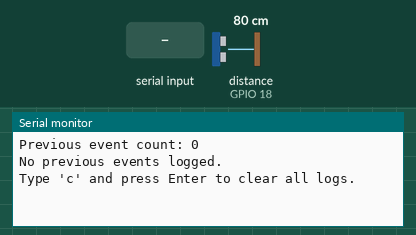
Bench run of a sketch on a simulated ESP32. Parts: the last lines printed to the serial monitor. Wiring (inferred from the names in the program): ultrasonic range finder: trigger GPIO 5; echo GPIO 18. The test bench sets the inputs (shaded band); at power-on: distance to the obstacle (sensor on GPIO 18) 80 cm. The echo pulse lasts 58.3 µs per cm; EEPROM starts erased.

Above: at 1.2 s.
1.3 s: distance to the obstacle (sensor on GPIO 18) set to 2 cm
At 1.8 s:
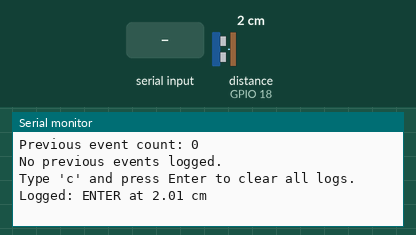
2.9 s: "c" received over Serial
At 4.2 s:
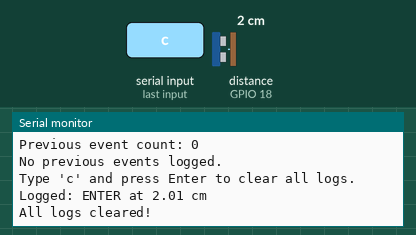
4.5 s: distance to the obstacle (sensor on GPIO 18) set to 35 cm
At 6.0 s:
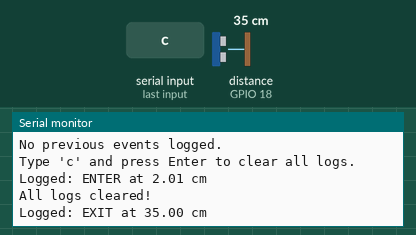

Measured:
- after the input at 1.3 s, the serial monitor: prints a new line after 0.14 s (image 1)
- after the input at 2.9 s, the serial monitor: prints a new line after 0.15 s (image 2)
- after the input at 4.5 s, the serial monitor: prints a new line after 0.16 s (image 3)

The sketch:

Utrasonic_sensor_with_Internal_flash.ino
```cpp
#include <Arduino.h>
#include <Preferences.h>

#define TRIG_PIN 5
#define ECHO_PIN 18
#define THRESHOLD 20.0  // cm threshold for ENTER/EXIT
#define MAX_EVENTS 50

Preferences prefs;

enum ObjectState { OUTSIDE,
                   INSIDE };
ObjectState lastState = OUTSIDE;

int eventCount = 0;
long duration;
float distance;

void setup() {
  Serial.begin(115200);
  pinMode(TRIG_PIN, OUTPUT);
  pinMode(ECHO_PIN, INPUT);

  prefs.begin("ultrasonic", false);

  // Load previous events
  eventCount = prefs.getInt("eventCount", 0);
  Serial.printf("Previous event count: %d\n", eventCount);

  if (eventCount > 0) {
    for (int i = 1; i <= eventCount; i++) {
      String key = "event" + String(i);
      String value = prefs.getString(key.c_str(), "");
      if (value != "") Serial.println(value);
    }
  } else {
    Serial.println("No previous events logged.");
  }

  Serial.println("Type 'c' and press Enter to clear all logs.");
}

void logEvent(const char* eventName, float dist) {
  eventCount++;
  if (eventCount > MAX_EVENTS)
      eventCount = 1;  // overwrite oldest

  prefs.putInt("eventCount", eventCount);

  String key = "event" + String(eventCount);
  String value = String(eventName) + " at " + String(dist, 2) + " cm";
  prefs.putString(key.c_str(), value);

  Serial.println("Logged: " + value);
}

float readDistance() {
  digitalWrite(TRIG_PIN, LOW);
  delayMicroseconds(2);
  digitalWrite(TRIG_PIN, HIGH);
  delayMicroseconds(10);
  digitalWrite(TRIG_PIN, LOW);

  duration = pulseIn(ECHO_PIN, HIGH, 30000);  // 30ms timeout
  if (duration == 0) return 0.0;
  float dist = (duration * 0.0343) / 2;

  if (dist > 400.0) dist = 0.0;  // clamp invalid readings
  return dist;
}

void loop() {
  // --- Check for Serial command ---
  if (Serial.available() > 0) {
    char ch = Serial.read();
    if (ch == 'c' || ch == 'C') {
      prefs.clear();  // clear all NVS logs
      eventCount = 0;
      Serial.println("All logs cleared!");
    }
  }

  // --- Ultrasonic logging ---
  distance = readDistance();
  ObjectState currentState = (distance <= THRESHOLD && distance > 0) ? INSIDE : OUTSIDE;

  if (currentState != lastState) {
    if (currentState == INSIDE)
      logEvent("ENTER", distance);
    else
      logEvent("EXIT", distance);

    lastState = currentState;
  }

  delay(200);
}
```
